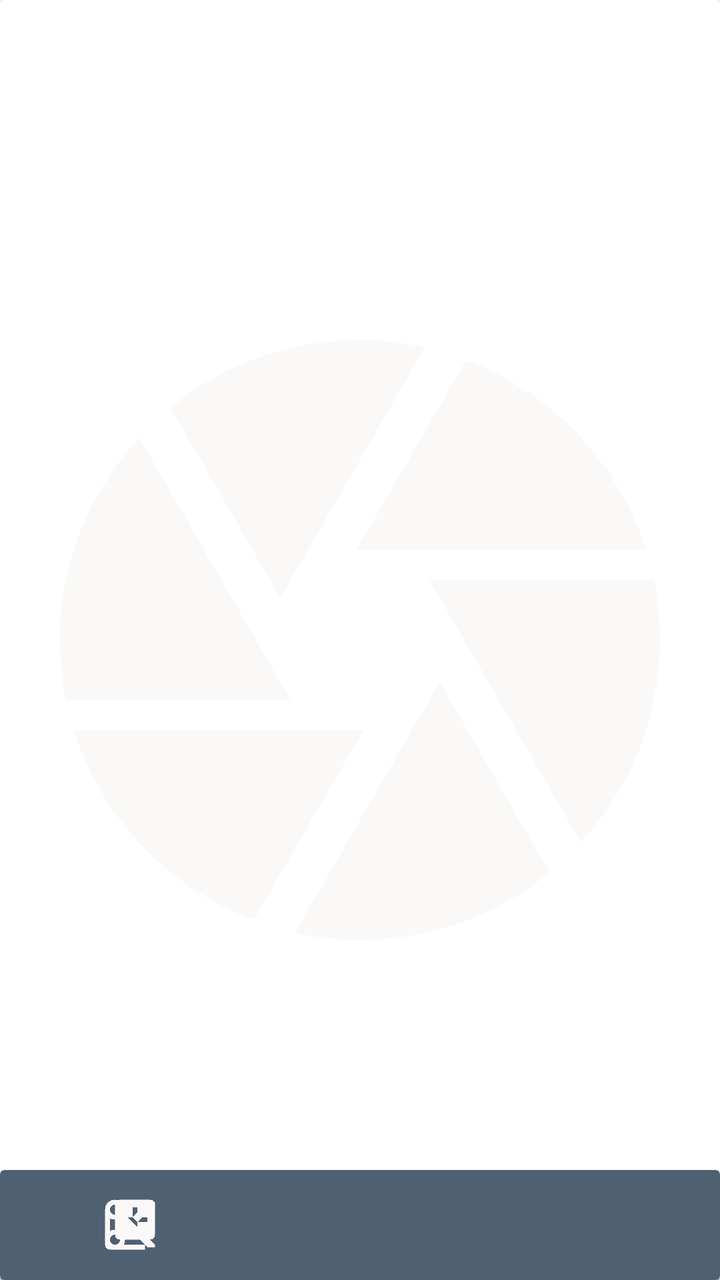
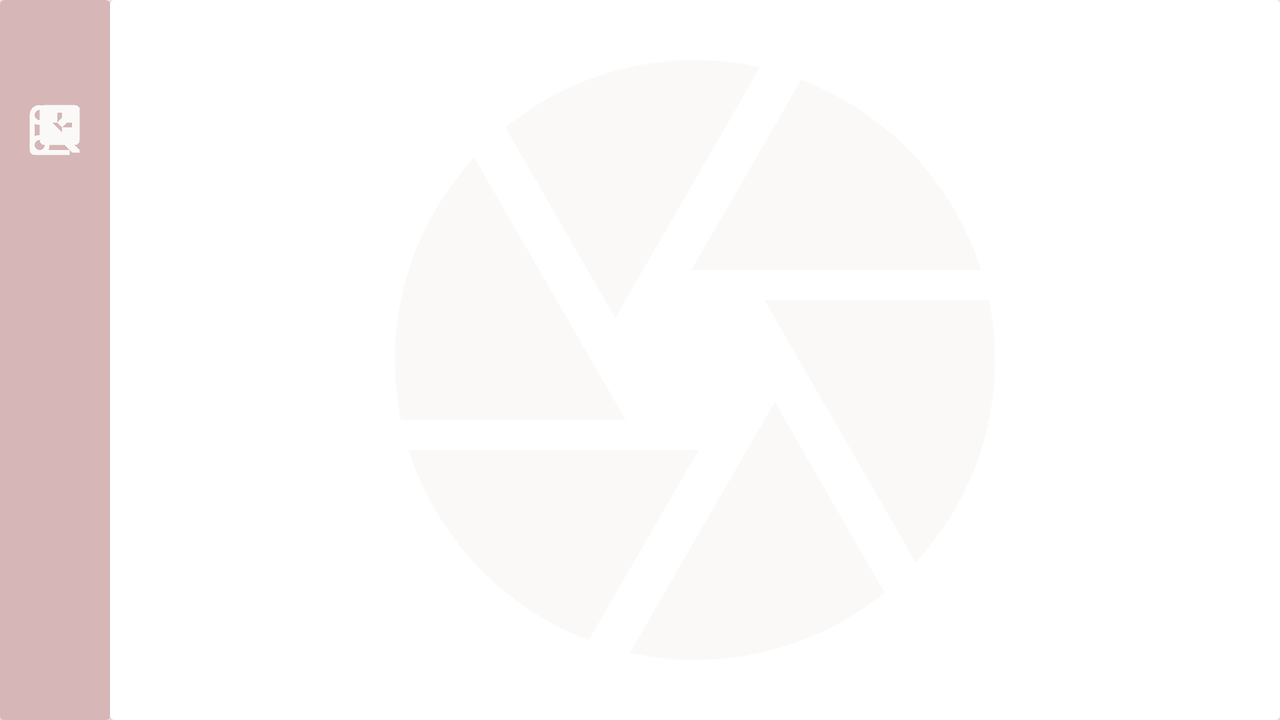

One screen, two layout resources from the same app: the default and the repository's alternative for another configuration. Each is rendered where Android would select it; the XML of both is given below.
<!-- AndroidManifest.xml: application theme Theme.Waikiki -->
<!-- res/layout/fragment_photo.xml -->
<?xml version="1.0" encoding="utf-8"?>
<androidx.constraintlayout.widget.ConstraintLayout xmlns:android="http://schemas.android.com/apk/res/android"
    xmlns:app="http://schemas.android.com/apk/res-auto"
    xmlns:tools="http://schemas.android.com/tools"
    android:id="@+id/photo_ui_container"
    android:layout_width="match_parent"
    android:layout_height="match_parent">

    <androidx.cardview.widget.CardView
        android:id="@+id/cardView"
        android:layout_width="match_parent"
        android:layout_height="match_parent"
        app:layout_constraintBottom_toBottomOf="parent"
        app:layout_constraintEnd_toEndOf="parent"
        app:layout_constraintStart_toStartOf="parent"
        app:layout_constraintTop_toTopOf="parent">

        <ImageView
            android:id="@+id/imageView"
            android:layout_width="match_parent"
            android:layout_height="match_parent"
            android:layout_gravity="center"
            app:srcCompat="@drawable/camera" />

    </androidx.cardview.widget.CardView>

    <androidx.cardview.widget.CardView
        android:id="@+id/bottomBar"
        android:layout_width="match_parent"
        android:layout_height="55dp"
        app:cardBackgroundColor="@color/appbar"
        app:layout_constraintBottom_toBottomOf="parent"
        app:layout_constraintEnd_toEndOf="parent"
        app:layout_constraintStart_toStartOf="parent">

        <ImageView
            android:id="@+id/buttonAdd"
            android:layout_width="30dp"
            android:layout_height="30dp"
            android:layout_gravity="center_vertical"
            android:layout_marginLeft="50dp"
            app:srcCompat="@drawable/add_to_photos" />

        <ImageView
            android:id="@+id/buttonRemove"
            android:layout_width="30dp"
            android:layout_height="30dp"
            android:layout_gravity="center_vertical"
            android:layout_marginLeft="50dp"
            app:srcCompat="@drawable/content_cut" />

        <ImageView
            android:id="@+id/buttonShare"
            android:layout_width="30dp"
            android:layout_height="30dp"
            android:layout_gravity="center"
            app:srcCompat="@drawable/ic_share" />

        <ImageView
            android:id="@+id/buttonDel"
            android:layout_width="30dp"
            android:layout_height="30dp"
            android:layout_gravity="center_vertical|end"
            android:layout_marginEnd="50dp"
            app:srcCompat="@drawable/ic_delete" />

    </androidx.cardview.widget.CardView>

</androidx.constraintlayout.widget.ConstraintLayout>
<!-- resources referenced by this layout -->
<resources>
  <color name="appbar">#4F6073</color>
  <!-- drawable add_to_photos (drawable) -->
  <vector android:height="24dp" android:tint="#FAF9F8"
      android:viewportHeight="24" android:viewportWidth="24"
      android:width="24dp" xmlns:android="http://schemas.android.com/apk/res/android">
      <path android:fillColor="@android:color/white" android:pathData="M4,6L2,6v14c0,1.1 0.9,2 2,2h14v-2L4,20L4,6zM20,2L8,2c-1.1,0 -2,0.9 -2,2v12c0,1.1 0.9,2 2,2h12c1.1,0 2,-0.9 2,-2L22,4c0,-1.1 -0.9,-2 -2,-2zM19,11h-4v4h-2v-4L9,11L9,9h4L13,5h2v4h4v2z"/>
  </vector>
  <!-- drawable camera (drawable) -->
  <vector android:height="24dp" android:tint="#FAF9F8"
      android:viewportHeight="24" android:viewportWidth="24"
      android:width="24dp" xmlns:android="http://schemas.android.com/apk/res/android">
      <path android:fillColor="@android:color/white" android:pathData="M9.4,10.5l4.77,-8.26C13.47,2.09 12.75,2 12,2c-2.4,0 -4.6,0.85 -6.32,2.25l3.66,6.35 0.06,-0.1zM21.54,9c-0.92,-2.92 -3.15,-5.26 -6,-6.34L11.88,9h9.66zM21.8,10h-7.49l0.29,0.5 4.76,8.25C21,16.97 22,14.61 22,12c0,-0.69 -0.07,-1.35 -0.2,-2zM8.54,12l-3.9,-6.75C3.01,7.03 2,9.39 2,12c0,0.69 0.07,1.35 0.2,2h7.49l-1.15,-2zM2.46,15c0.92,2.92 3.15,5.26 6,6.34L12.12,15L2.46,15zM13.73,15l-3.9,6.76c0.7,0.15 1.42,0.24 2.17,0.24 2.4,0 4.6,-0.85 6.32,-2.25l-3.66,-6.35 -0.93,1.6z"/>
  </vector>
  <!-- drawable content_cut (drawable) -->
  <vector android:height="24dp" android:tint="#FAF9F8"
      android:viewportHeight="24" android:viewportWidth="24"
      android:width="24dp" xmlns:android="http://schemas.android.com/apk/res/android">
      <path android:fillColor="@android:color/white" android:pathData="M9.64,7.64c0.23,-0.5 0.36,-1.05 0.36,-1.64 0,-2.21 -1.79,-4 -4,-4S2,3.79 2,6s1.79,4 4,4c0.59,0 1.14,-0.13 1.64,-0.36L10,12l-2.36,2.36C7.14,14.13 6.59,14 6,14c-2.21,0 -4,1.79 -4,4s1.79,4 4,4 4,-1.79 4,-4c0,-0.59 -0.13,-1.14 -0.36,-1.64L12,14l7,7h3v-1L9.64,7.64zM6,8c-1.1,0 -2,-0.89 -2,-2s0.9,-2 2,-2 2,0.89 2,2 -0.9,2 -2,2zM6,20c-1.1,0 -2,-0.89 -2,-2s0.9,-2 2,-2 2,0.89 2,2 -0.9,2 -2,2zM12,12.5c-0.28,0 -0.5,-0.22 -0.5,-0.5s0.22,-0.5 0.5,-0.5 0.5,0.22 0.5,0.5 -0.22,0.5 -0.5,0.5zM19,3l-6,6 2,2 7,-7L22,3z"/>
  </vector>
  <style name="Theme.Waikiki" parent="Theme.MaterialComponents.DayNight.DarkActionBar">
          
          <item name="colorPrimary">@color/purple_500</item>
          <item name="colorPrimaryVariant">@color/purple_700</item>
          <item name="colorOnPrimary">@color/white</item>
          
          <item name="colorSecondary">@color/teal_700</item>
          <item name="colorSecondaryVariant">@color/teal_700</item>
          <item name="colorOnSecondary">@color/black</item>
          
          <item name="android:statusBarColor" tools:targetApi="l">?attr/colorPrimaryVariant</item>
          
          <item name="windowActionBar">false</item>
          <item name="windowNoTitle">true</item>
      </style>
  <color name="purple_500">#FF6200EE</color>
  <color name="purple_700">#FF3700B3</color>
  <color name="white">#FFFFFFFF</color>
  <color name="teal_700">#FF018786</color>
  <color name="black">#FF000000</color>
</resources>
<!-- res/layout-land/fragment_photo.xml (the repository's variant of the layout above) -->
<!-- drawn on the phone turned sideways -->
<?xml version="1.0" encoding="utf-8"?>
<androidx.constraintlayout.widget.ConstraintLayout xmlns:android="http://schemas.android.com/apk/res/android"
    android:layout_width="match_parent"
    android:layout_height="match_parent"
    xmlns:app="http://schemas.android.com/apk/res-auto"
    android:id="@+id/photo_ui_container">

    <androidx.cardview.widget.CardView
        android:id="@+id/cardView"
        android:layout_width="match_parent"
        android:layout_height="match_parent"
        android:layout_marginStart="55dp"
        app:layout_constraintBottom_toBottomOf="parent"
        app:layout_constraintEnd_toEndOf="parent"
        app:layout_constraintStart_toStartOf="parent"
        app:layout_constraintTop_toTopOf="parent">

        <ImageView
            android:id="@+id/imageView"
            android:layout_width="match_parent"
            android:layout_height="match_parent"
            android:layout_gravity="center"
            app:srcCompat="@drawable/camera" />

    </androidx.cardview.widget.CardView>

    <androidx.cardview.widget.CardView
        android:id="@+id/bottomBar"
        android:layout_width="55dp"
        android:layout_height="match_parent"
        app:cardBackgroundColor="@color/color1"
        app:layout_constraintBottom_toBottomOf="parent"
        app:layout_constraintStart_toStartOf="parent"
        app:layout_constraintTop_toTopOf="parent" >

        <ImageView
            android:id="@+id/buttonAdd"
            android:layout_width="30dp"
            android:layout_height="30dp"
            android:layout_gravity="center_horizontal"
            android:layout_marginTop="50dp"
            app:srcCompat="@drawable/add_to_photos" />

        <ImageView
            android:id="@+id/buttonRemove"
            android:layout_width="30dp"
            android:layout_height="30dp"
            android:layout_gravity="center_horizontal"
            android:layout_marginTop="50dp"
            app:srcCompat="@drawable/content_cut" />

        <ImageView
            android:id="@+id/buttonShare"
            android:layout_width="30dp"
            android:layout_height="30dp"
            android:layout_gravity="center"
            app:srcCompat="@drawable/ic_share" />

        <ImageView
            android:id="@+id/buttonDel"
            android:layout_width="30dp"
            android:layout_height="30dp"
            android:layout_gravity="center_horizontal|bottom"
            android:layout_marginBottom="50dp"
            app:srcCompat="@drawable/ic_delete" />

    </androidx.cardview.widget.CardView>

</androidx.constraintlayout.widget.ConstraintLayout>
<!-- resources referenced by the variant -->
<!-- as the phone turned sideways resolves them -->
<resources>
  <color name="color1">#D6B6B6</color>
  <!-- drawable add_to_photos (drawable) -->
  <vector android:height="24dp" android:tint="#FAF9F8"
      android:viewportHeight="24" android:viewportWidth="24"
      android:width="24dp" xmlns:android="http://schemas.android.com/apk/res/android">
      <path android:fillColor="@android:color/white" android:pathData="M4,6L2,6v14c0,1.1 0.9,2 2,2h14v-2L4,20L4,6zM20,2L8,2c-1.1,0 -2,0.9 -2,2v12c0,1.1 0.9,2 2,2h12c1.1,0 2,-0.9 2,-2L22,4c0,-1.1 -0.9,-2 -2,-2zM19,11h-4v4h-2v-4L9,11L9,9h4L13,5h2v4h4v2z"/>
  </vector>
  <!-- drawable camera (drawable) -->
  <vector android:height="24dp" android:tint="#FAF9F8"
      android:viewportHeight="24" android:viewportWidth="24"
      android:width="24dp" xmlns:android="http://schemas.android.com/apk/res/android">
      <path android:fillColor="@android:color/white" android:pathData="M9.4,10.5l4.77,-8.26C13.47,2.09 12.75,2 12,2c-2.4,0 -4.6,0.85 -6.32,2.25l3.66,6.35 0.06,-0.1zM21.54,9c-0.92,-2.92 -3.15,-5.26 -6,-6.34L11.88,9h9.66zM21.8,10h-7.49l0.29,0.5 4.76,8.25C21,16.97 22,14.61 22,12c0,-0.69 -0.07,-1.35 -0.2,-2zM8.54,12l-3.9,-6.75C3.01,7.03 2,9.39 2,12c0,0.69 0.07,1.35 0.2,2h7.49l-1.15,-2zM2.46,15c0.92,2.92 3.15,5.26 6,6.34L12.12,15L2.46,15zM13.73,15l-3.9,6.76c0.7,0.15 1.42,0.24 2.17,0.24 2.4,0 4.6,-0.85 6.32,-2.25l-3.66,-6.35 -0.93,1.6z"/>
  </vector>
  <!-- drawable content_cut (drawable) -->
  <vector android:height="24dp" android:tint="#FAF9F8"
      android:viewportHeight="24" android:viewportWidth="24"
      android:width="24dp" xmlns:android="http://schemas.android.com/apk/res/android">
      <path android:fillColor="@android:color/white" android:pathData="M9.64,7.64c0.23,-0.5 0.36,-1.05 0.36,-1.64 0,-2.21 -1.79,-4 -4,-4S2,3.79 2,6s1.79,4 4,4c0.59,0 1.14,-0.13 1.64,-0.36L10,12l-2.36,2.36C7.14,14.13 6.59,14 6,14c-2.21,0 -4,1.79 -4,4s1.79,4 4,4 4,-1.79 4,-4c0,-0.59 -0.13,-1.14 -0.36,-1.64L12,14l7,7h3v-1L9.64,7.64zM6,8c-1.1,0 -2,-0.89 -2,-2s0.9,-2 2,-2 2,0.89 2,2 -0.9,2 -2,2zM6,20c-1.1,0 -2,-0.89 -2,-2s0.9,-2 2,-2 2,0.89 2,2 -0.9,2 -2,2zM12,12.5c-0.28,0 -0.5,-0.22 -0.5,-0.5s0.22,-0.5 0.5,-0.5 0.5,0.22 0.5,0.5 -0.22,0.5 -0.5,0.5zM19,3l-6,6 2,2 7,-7L22,3z"/>
  </vector>
  <style name="Theme.Waikiki" parent="Theme.MaterialComponents.DayNight.DarkActionBar">
          
          <item name="colorPrimary">@color/purple_500</item>
          <item name="colorPrimaryVariant">@color/purple_700</item>
          <item name="colorOnPrimary">@color/white</item>
          
          <item name="colorSecondary">@color/teal_700</item>
          <item name="colorSecondaryVariant">@color/teal_700</item>
          <item name="colorOnSecondary">@color/black</item>
          
          <item name="android:statusBarColor" tools:targetApi="l">?attr/colorPrimaryVariant</item>
          
          <item name="windowActionBar">false</item>
          <item name="windowNoTitle">true</item>
      </style>
  <color name="purple_500">#FF6200EE</color>
  <color name="purple_700">#FF3700B3</color>
  <color name="white">#FFFFFFFF</color>
  <color name="teal_700">#FF018786</color>
  <color name="black">#FF000000</color>
</resources>
